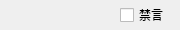
<?xml version="1.0" encoding="UTF-8"?>
<ui version="4.0">
 <class>UIPerson</class>
 <widget class="QWidget" name="UIPerson">
  <property name="geometry">
   <rect>
    <x>0</x>
    <y>0</y>
    <width>180</width>
    <height>30</height>
   </rect>
  </property>
  <property name="windowTitle">
   <string>UIPerson</string>
  </property>
  <layout class="QHBoxLayout" name="horizontalLayout">
   <property name="spacing">
    <number>10</number>
   </property>
   <property name="leftMargin">
    <number>0</number>
   </property>
   <property name="topMargin">
    <number>0</number>
   </property>
   <property name="rightMargin">
    <number>0</number>
   </property>
   <property name="bottomMargin">
    <number>0</number>
   </property>
   <item>
    <widget class="QLabel" name="pic_label">
     <property name="minimumSize">
      <size>
       <width>30</width>
       <height>30</height>
      </size>
     </property>
     <property name="maximumSize">
      <size>
       <width>30</width>
       <height>30</height>
      </size>
     </property>
     <property name="text">
      <string/>
     </property>
    </widget>
   </item>
   <item>
    <widget class="QLabel" name="name_label">
     <property name="minimumSize">
      <size>
       <width>70</width>
       <height>0</height>
      </size>
     </property>
     <property name="maximumSize">
      <size>
       <width>70</width>
       <height>16777215</height>
      </size>
     </property>
     <property name="text">
      <string/>
     </property>
    </widget>
   </item>
   <item>
    <widget class="QCheckBox" name="checkBox">
     <property name="text">
      <string>禁言</string>
     </property>
    </widget>
   </item>
  </layout>
 </widget>
 <layoutdefault spacing="6" margin="11"/>
 <resources/>
 <connections/>
</ui>
